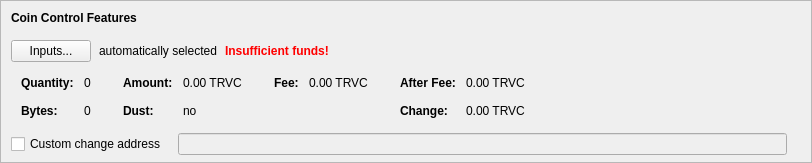
    <widget class="QFrame" name="frameCoinControl">
     <property name="sizePolicy">
      <sizepolicy hsizetype="Expanding" vsizetype="Expanding">
       <horstretch>0</horstretch>
       <verstretch>0</verstretch>
      </sizepolicy>
     </property>
     <property name="maximumSize">
      <size>
       <width>16777215</width>
       <height>16777215</height>
      </size>
     </property>
     <property name="frameShape">
      <enum>QFrame::StyledPanel</enum>
     </property>
     <property name="frameShadow">
      <enum>QFrame::Sunken</enum>
     </property>
     <layout class="QVBoxLayout" name="verticalLayoutCoinControl2">
      <property name="spacing">
       <number>0</number>
      </property>
      <property name="leftMargin">
       <number>0</number>
      </property>
      <property name="topMargin">
       <number>0</number>
      </property>
      <property name="rightMargin">
       <number>0</number>
      </property>
      <property name="bottomMargin">
       <number>6</number>
      </property>
      <item>
       <layout class="QVBoxLayout" name="verticalLayoutCoinControl" stretch="0,0,0,0,1">
        <property name="spacing">
         <number>0</number>
        </property>
        <property name="leftMargin">
         <number>10</number>
        </property>
        <property name="topMargin">
         <number>10</number>
        </property>
        <item>
         <layout class="QHBoxLayout" name="horizontalLayoutCoinControl1">
          <property name="bottomMargin">
           <number>15</number>
          </property>
          <item>
           <widget class="QLabel" name="labelCoinControlFeatures">
            <property name="sizePolicy">
             <sizepolicy hsizetype="Preferred" vsizetype="Maximum">
              <horstretch>0</horstretch>
              <verstretch>0</verstretch>
             </sizepolicy>
            </property>
            <property name="font">
             <font>
              <weight>75</weight>
              <bold>true</bold>
             </font>
            </property>
            <property name="styleSheet">
             <string notr="true">font-weight:bold;</string>
            </property>
            <property name="text">
             <string>Coin Control Features</string>
            </property>
           </widget>
          </item>
         </layout>
        </item>
        <item>
         <layout class="QHBoxLayout" name="horizontalLayoutCoinControl2" stretch="0,0,0,0">
          <property name="spacing">
           <number>8</number>
          </property>
          <property name="bottomMargin">
           <number>10</number>
          </property>
          <item>
           <widget class="QPushButton" name="pushButtonCoinControl">
            <property name="styleSheet">
             <string notr="true"/>
            </property>
            <property name="text">
             <string>Inputs...</string>
            </property>
            <property name="autoDefault">
             <bool>false</bool>
            </property>
           </widget>
          </item>
          <item>
           <widget class="QLabel" name="labelCoinControlAutomaticallySelected">
            <property name="text">
             <string>automatically selected</string>
            </property>
            <property name="margin">
             <number>5</number>
            </property>
           </widget>
          </item>
          <item>
           <widget class="QLabel" name="labelCoinControlInsuffFunds">
            <property name="font">
             <font>
              <weight>75</weight>
              <bold>true</bold>
             </font>
            </property>
            <property name="styleSheet">
             <string notr="true">color:red;font-weight:bold;</string>
            </property>
            <property name="text">
             <string>Insufficient funds!</string>
            </property>
            <property name="margin">
             <number>5</number>
            </property>
           </widget>
          </item>
          <item>
           <spacer name="horizontalSpacerCoinControl">
            <property name="orientation">
             <enum>Qt::Horizontal</enum>
            </property>
            <property name="sizeHint" stdset="0">
             <size>
              <width>40</width>
              <height>1</height>
             </size>
            </property>
           </spacer>
          </item>
         </layout>
        </item>
        <item>
         <widget class="QWidget" name="widgetCoinControl" native="true">
          <property name="sizePolicy">
           <sizepolicy hsizetype="Preferred" vsizetype="Preferred">
            <horstretch>0</horstretch>
            <verstretch>0</verstretch>
           </sizepolicy>
          </property>
          <property name="minimumSize">
           <size>
            <width>0</width>
            <height>0</height>
           </size>
          </property>
          <property name="styleSheet">
           <string notr="true"/>
          </property>
          <layout class="QHBoxLayout" name="horizontalLayoutCoinControl5">
           <property name="leftMargin">
            <number>0</number>
           </property>
           <property name="topMargin">
            <number>0</number>
           </property>
           <property name="rightMargin">
            <number>0</number>
           </property>
           <property name="bottomMargin">
            <number>0</number>
           </property>
           <item>
            <layout class="QHBoxLayout" name="horizontalLayoutCoinControl3" stretch="0,0,0,1">
             <property name="spacing">
              <number>20</number>
             </property>
             <property name="topMargin">
              <number>0</number>
             </property>
             <property name="bottomMargin">
              <number>10</number>
             </property>
             <item>
              <layout class="QFormLayout" name="formLayoutCoinControl1">
               <property name="horizontalSpacing">
                <number>10</number>
               </property>
               <property name="verticalSpacing">
                <number>14</number>
               </property>
               <property name="leftMargin">
                <number>10</number>
               </property>
               <property name="topMargin">
                <number>4</number>
               </property>
               <property name="rightMargin">
                <number>6</number>
               </property>
               <item row="0" column="0">
                <widget class="QLabel" name="labelCoinControlQuantityText">
                 <property name="font">
                  <font>
                   <weight>75</weight>
                   <bold>true</bold>
                  </font>
                 </property>
                 <property name="text">
                  <string>Quantity:</string>
                 </property>
                 <property name="margin">
                  <number>0</number>
                 </property>
                </widget>
               </item>
               <item row="0" column="1">
                <widget class="QLabel" name="labelCoinControlQuantity">
                 <property name="cursor">
                  <cursorShape>IBeamCursor</cursorShape>
                 </property>
                 <property name="contextMenuPolicy">
                  <enum>Qt::ActionsContextMenu</enum>
                 </property>
                 <property name="text">
                  <string notr="true">0</string>
                 </property>
                 <property name="margin">
                  <number>0</number>
                 </property>
                 <property name="textInteractionFlags">
                  <set>Qt::LinksAccessibleByMouse|Qt::TextSelectableByKeyboard|Qt::TextSelectableByMouse</set>
                 </property>
                </widget>
               </item>
               <item row="1" column="0">
                <widget class="QLabel" name="labelCoinControlBytesText">
                 <property name="font">
                  <font>
                   <weight>75</weight>
                   <bold>true</bold>
                  </font>
                 </property>
                 <property name="text">
                  <string>Bytes:</string>
                 </property>
                </widget>
               </item>
               <item row="1" column="1">
                <widget class="QLabel" name="labelCoinControlBytes">
                 <property name="cursor">
                  <cursorShape>IBeamCursor</cursorShape>
                 </property>
                 <property name="contextMenuPolicy">
                  <enum>Qt::ActionsContextMenu</enum>
                 </property>
                 <property name="text">
                  <string notr="true">0</string>
                 </property>
                 <property name="textInteractionFlags">
                  <set>Qt::LinksAccessibleByMouse|Qt::TextSelectableByKeyboard|Qt::TextSelectableByMouse</set>
                 </property>
                </widget>
               </item>
              </layout>
             </item>
             <item>
              <layout class="QFormLayout" name="formLayoutCoinControl2">
               <property name="horizontalSpacing">
                <number>10</number>
               </property>
               <property name="verticalSpacing">
                <number>14</number>
               </property>
               <property name="leftMargin">
                <number>6</number>
               </property>
               <property name="topMargin">
                <number>4</number>
               </property>
               <property name="rightMargin">
                <number>6</number>
               </property>
               <item row="0" column="0">
                <widget class="QLabel" name="labelCoinControlAmountText">
                 <property name="font">
                  <font>
                   <weight>75</weight>
                   <bold>true</bold>
                  </font>
                 </property>
                 <property name="text">
                  <string>Amount:</string>
                 </property>
                 <property name="margin">
                  <number>0</number>
                 </property>
                </widget>
               </item>
               <item row="0" column="1">
                <widget class="QLabel" name="labelCoinControlAmount">
                 <property name="cursor">
                  <cursorShape>IBeamCursor</cursorShape>
                 </property>
                 <property name="contextMenuPolicy">
                  <enum>Qt::ActionsContextMenu</enum>
                 </property>
                 <property name="text">
                  <string notr="true">0.00 TRVC</string>
                 </property>
                 <property name="textInteractionFlags">
                  <set>Qt::LinksAccessibleByMouse|Qt::TextSelectableByKeyboard|Qt::TextSelectableByMouse</set>
                 </property>
                </widget>
               </item>
               <item row="1" column="0">
                <widget class="QLabel" name="labelCoinControlLowOutputText">
                 <property name="font">
                  <font>
                   <weight>75</weight>
                   <bold>true</bold>
                  </font>
                 </property>
                 <property name="text">
                  <string>Dust:</string>
                 </property>
                </widget>
               </item>
               <item row="1" column="1">
                <widget class="QLabel" name="labelCoinControlLowOutput">
                 <property name="cursor">
                  <cursorShape>IBeamCursor</cursorShape>
                 </property>
                 <property name="contextMenuPolicy">
                  <enum>Qt::ActionsContextMenu</enum>
                 </property>
                 <property name="text">
                  <string notr="true">no</string>
                 </property>
                 <property name="textInteractionFlags">
                  <set>Qt::LinksAccessibleByMouse|Qt::TextSelectableByKeyboard|Qt::TextSelectableByMouse</set>
                 </property>
                </widget>
               </item>
              </layout>
             </item>
             <item>
              <layout class="QFormLayout" name="formLayoutCoinControl3">
               <property name="horizontalSpacing">
                <number>10</number>
               </property>
               <property name="verticalSpacing">
                <number>14</number>
               </property>
               <property name="leftMargin">
                <number>6</number>
               </property>
               <property name="topMargin">
                <number>4</number>
               </property>
               <property name="rightMargin">
                <number>6</number>
               </property>
               <item row="0" column="0">
                <widget class="QLabel" name="labelCoinControlFeeText">
                 <property name="font">
                  <font>
                   <weight>75</weight>
                   <bold>true</bold>
                  </font>
                 </property>
                 <property name="text">
                  <string>Fee:</string>
                 </property>
                 <property name="margin">
                  <number>0</number>
                 </property>
                </widget>
               </item>
               <item row="0" column="1">
                <widget class="QLabel" name="labelCoinControlFee">
                 <property name="cursor">
                  <cursorShape>IBeamCursor</cursorShape>
                 </property>
                 <property name="contextMenuPolicy">
                  <enum>Qt::ActionsContextMenu</enum>
                 </property>
                 <property name="text">
                  <string notr="true">0.00 TRVC</string>
                 </property>
                 <property name="textInteractionFlags">
                  <set>Qt::LinksAccessibleByMouse|Qt::TextSelectableByKeyboard|Qt::TextSelectableByMouse</set>
                 </property>
                </widget>
               </item>
             </layout>
             </item>
             <item>
              <layout class="QFormLayout" name="formLayoutCoinControl4">
               <property name="horizontalSpacing">
                <number>10</number>
               </property>
               <property name="verticalSpacing">
                <number>14</number>
               </property>
               <property name="leftMargin">
                <number>6</number>
               </property>
               <property name="topMargin">
                <number>4</number>
               </property>
               <property name="rightMargin">
                <number>6</number>
               </property>
               <item row="0" column="0">
                <widget class="QLabel" name="labelCoinControlAfterFeeText">
                 <property name="font">
                  <font>
                   <weight>75</weight>
                   <bold>true</bold>
                  </font>
                 </property>
                 <property name="text">
                  <string>After Fee:</string>
                 </property>
                 <property name="margin">
                  <number>0</number>
                 </property>
                </widget>
               </item>
               <item row="0" column="1">
                <widget class="QLabel" name="labelCoinControlAfterFee">
                 <property name="cursor">
                  <cursorShape>IBeamCursor</cursorShape>
                 </property>
                 <property name="contextMenuPolicy">
                  <enum>Qt::ActionsContextMenu</enum>
                 </property>
                 <property name="text">
                  <string notr="true">0.00 TRVC</string>
                 </property>
                 <property name="textInteractionFlags">
                  <set>Qt::LinksAccessibleByMouse|Qt::TextSelectableByKeyboard|Qt::TextSelectableByMouse</set>
                 </property>
                </widget>
               </item>
               <item row="1" column="0">
                <widget class="QLabel" name="labelCoinControlChangeText">
                 <property name="font">
                  <font>
                   <weight>75</weight>
                   <bold>true</bold>
                  </font>
                 </property>
                 <property name="text">
                  <string>Change:</string>
                 </property>
                </widget>
               </item>
               <item row="1" column="1">
                <widget class="QLabel" name="labelCoinControlChange">
                 <property name="cursor">
                  <cursorShape>IBeamCursor</cursorShape>
                 </property>
                 <property name="contextMenuPolicy">
                  <enum>Qt::ActionsContextMenu</enum>
                 </property>
                 <property name="text">
                  <string notr="true">0.00 TRVC</string>
                 </property>
                 <property name="textInteractionFlags">
                  <set>Qt::LinksAccessibleByMouse|Qt::TextSelectableByKeyboard|Qt::TextSelectableByMouse</set>
                 </property>
                </widget>
               </item>
              </layout>
             </item>
            </layout>
           </item>
          </layout>
         </widget>
        </item>
        <item>
         <layout class="QHBoxLayout" name="horizontalLayoutCoinControl4" stretch="0,0,0">
          <property name="spacing">
           <number>12</number>
          </property>
          <property name="sizeConstraint">
           <enum>QLayout::SetDefaultConstraint</enum>
          </property>
          <property name="topMargin">
           <number>5</number>
          </property>
          <property name="rightMargin">
           <number>5</number>
          </property>
          <item>
           <widget class="QCheckBox" name="checkBoxCoinControlChange">
            <property name="toolTip">
             <string>If this is activated, but the change address is empty or invalid, change will be sent to a newly generated address.</string>
            </property>
            <property name="text">
             <string>Custom change address</string>
            </property>
           </widget>
          </item>
          <item>
           <widget class="QValidatedLineEdit" name="lineEditCoinControlChange">
            <property name="enabled">
             <bool>false</bool>
            </property>
            <property name="sizePolicy">
             <sizepolicy hsizetype="Expanding" vsizetype="Fixed">
              <horstretch>0</horstretch>
              <verstretch>0</verstretch>
             </sizepolicy>
            </property>
           </widget>
          </item>
          <item>
           <widget class="QLabel" name="labelCoinControlChangeLabel">
            <property name="sizePolicy">
             <sizepolicy hsizetype="Preferred" vsizetype="Expanding">
              <horstretch>0</horstretch>
              <verstretch>0</verstretch>
             </sizepolicy>
            </property>
            <property name="minimumSize">
             <size>
              <width>0</width>
              <height>0</height>
             </size>
            </property>
            <property name="text">
             <string/>
            </property>
            <property name="margin">
             <number>3</number>
            </property>
           </widget>
          </item>
         </layout>
        </item>
        <item>
         <spacer name="verticalSpacerCoinControl">
          <property name="orientation">
           <enum>Qt::Vertical</enum>
          </property>
          <property name="sizeHint" stdset="0">
           <size>
            <width>800</width>
            <height>1</height>
           </size>
          </property>
         </spacer>
        </item>
       </layout>
      </item>
     </layout>
    </widget>
